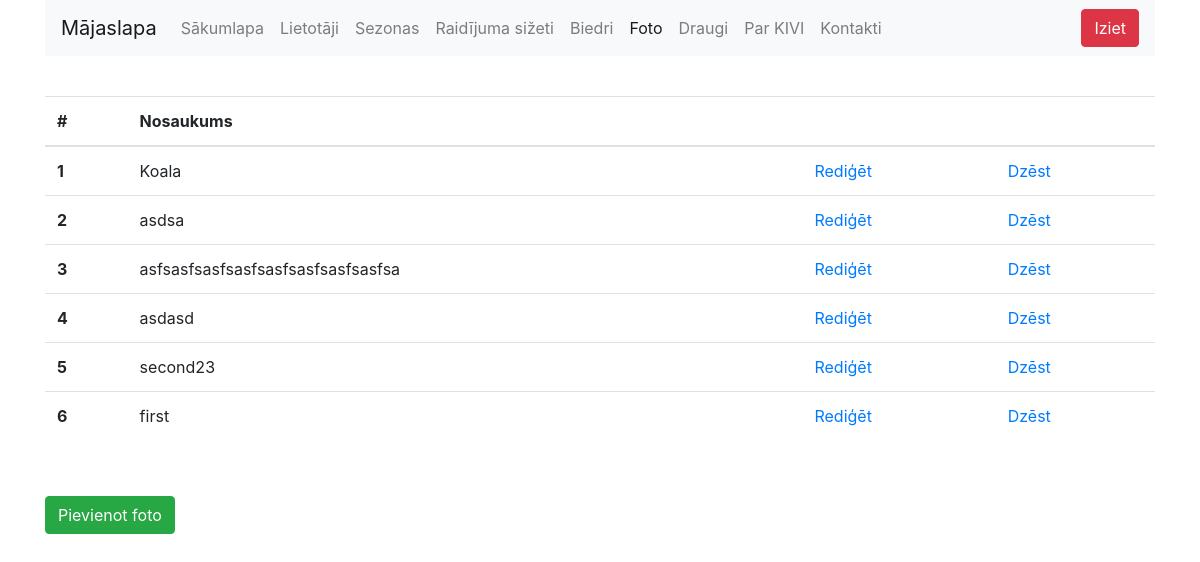
Screenshot of /admin?c=gallery (signed in) with the database file from the repository.
### tables this page shows
CREATE TABLE `gallery` (
  `ID` int(10) UNSIGNED NOT NULL,
  `name` varchar(255) NOT NULL,
  `image` varchar(255) NOT NULL,
  `description` varchar(255) NOT NULL
);

### admin/Controllers/gallery.php (called while the page is built, shortened)
<?php
	require_once( $_SERVER['DOCUMENT_ROOT'].'/admin/Models/gallery.php' );
	$photos = getAllPhotos();
	require_once( $_SERVER['DOCUMENT_ROOT'].'/admin/Views/gallery.tpl.php' );
	require_once( $_SERVER['DOCUMENT_ROOT'].'/admin/Views/blank.tpl.php' );
?>

### admin/index.php (called while the page is built, shortened)
<?php
	$default_controller = 'Controllers/main.php';
	function getController($cid){
		if( file_exists('Controllers/'.$cid.'.php') ){
			return 'Controllers/'.$cid.'.php';
		}else{
			global $default_controller;
			return  $default_controller;
		}
	}
	if( isset($_GET['c']) && !empty($_GET['c']) ){
		$controller = getController( trim($_GET['c']) );
	}else{
		$controller = $default_controller;
	}
	require_once($controller);
?>

### admin/Models/gallery.php (called while the page is built, shortened)
<?php
	function getAllPhotos(){
		$dbh = getDBConnection();
		$stmt = $dbh->prepare("SELECT gallery.ID AS ID, gallery.name FROM gallery ORDER BY ID DESC");
    	$stmt->execute();
		$photos = $stmt->fetchAll();
		return $photos;
	}
?>

### admin/Views/gallery.tpl.php (the view, shortened to what this page needs)
<div class="row gallery-type">
  <div class="col-12">
    <p>&nbsp;</p>
  	<table class="table table-hover">
      <thead>
        <tr>
          <th scope="col">#</th>
          <th scope="col">Nosaukums</th>
          <th scope="col"></th>
          <th scope="col"></th>
        </tr>
      </thead>
      <tbody>
        <?php $i = 1; ?>
        <?php foreach($photos as $photo): ?>
          <tr>
            <th scope="row"><?php echo $i; ?></th>
            <td><?php echo $photo['name']; ?></td>
            <td><a href="/admin?c=galleryedit&id=<?php echo $photo['ID']; ?>">Rediģēt</a></td>
            <td><a href="/admin?c=gallerydel&id=<?php echo $photo['ID']; ?>">Dzēst</a></td>
          </tr>
        <?php $i++; ?>
        <?php endforeach; ?>
      </tbody>
    </table>
    <p>&nbsp;</p>
    <a href="/admin?c=galleryadd"><button type="button" class="btn btn-success">Pievienot foto</button></a>
	</div>
</div>

### rows the page displays
gallery: name "Koala"
gallery: name "asdsa"
gallery: name "asfsasfsasfsasfsasfsasfsasfsasfsa"
gallery: name "asdasd"
gallery: name "second23"
gallery: name "first"
